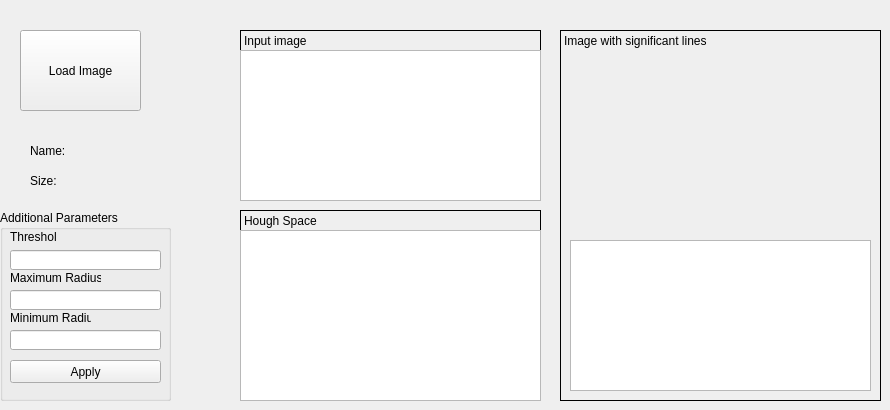
       <widget class="QWidget" name="tab_circles">
        <property name="enabled">
         <bool>true</bool>
        </property>
        <attribute name="title">
         <string>Circles</string>
        </attribute>
        <widget class="QPushButton" name="pushButton_circles_load">
         <property name="geometry">
          <rect>
           <x>20</x>
           <y>30</y>
           <width>121</width>
           <height>81</height>
          </rect>
         </property>
         <property name="text">
          <string>Load Image</string>
         </property>
        </widget>
        <widget class="QLabel" name="label_circles_input">
         <property name="geometry">
          <rect>
           <x>240</x>
           <y>30</y>
           <width>301</width>
           <height>171</height>
          </rect>
         </property>
         <property name="frameShape">
          <enum>QFrame::Box</enum>
         </property>
         <property name="text">
          <string>Input image</string>
         </property>
         <property name="alignment">
          <set>Qt::AlignLeading|Qt::AlignLeft|Qt::AlignTop</set>
         </property>
        </widget>
        <widget class="QLabel" name="label_circles_hough">
         <property name="geometry">
          <rect>
           <x>240</x>
           <y>210</y>
           <width>301</width>
           <height>191</height>
          </rect>
         </property>
         <property name="frameShape">
          <enum>QFrame::Box</enum>
         </property>
         <property name="text">
          <string>Hough Space</string>
         </property>
         <property name="textFormat">
          <enum>Qt::PlainText</enum>
         </property>
         <property name="alignment">
          <set>Qt::AlignLeading|Qt::AlignLeft|Qt::AlignTop</set>
         </property>
        </widget>
        <widget class="QLabel" name="label_6">
         <property name="geometry">
          <rect>
           <x>30</x>
           <y>140</y>
           <width>71</width>
           <height>21</height>
          </rect>
         </property>
         <property name="text">
          <string>Name:</string>
         </property>
        </widget>
        <widget class="QLabel" name="label_7">
         <property name="geometry">
          <rect>
           <x>30</x>
           <y>170</y>
           <width>71</width>
           <height>21</height>
          </rect>
         </property>
         <property name="text">
          <string>Size:</string>
         </property>
        </widget>
        <widget class="QLabel" name="label_circles_output">
         <property name="geometry">
          <rect>
           <x>560</x>
           <y>30</y>
           <width>321</width>
           <height>371</height>
          </rect>
         </property>
         <property name="frameShape">
          <enum>QFrame::Box</enum>
         </property>
         <property name="text">
          <string>Image with significant lines</string>
         </property>
         <property name="alignment">
          <set>Qt::AlignLeading|Qt::AlignLeft|Qt::AlignTop</set>
         </property>
        </widget>
        <widget class="QLabel" name="label_20">
         <property name="geometry">
          <rect>
           <x>90</x>
           <y>170</y>
           <width>71</width>
           <height>21</height>
          </rect>
         </property>
         <property name="text">
          <string/>
         </property>
        </widget>
        <widget class="QLabel" name="label_21">
         <property name="geometry">
          <rect>
           <x>90</x>
           <y>140</y>
           <width>71</width>
           <height>21</height>
          </rect>
         </property>
         <property name="text">
          <string/>
         </property>
        </widget>
        <widget class="ImageView" name="graphicsView_8">
         <property name="geometry">
          <rect>
           <x>240</x>
           <y>50</y>
           <width>301</width>
           <height>151</height>
          </rect>
         </property>
        </widget>
        <widget class="ImageView" name="graphicsView_9">
         <property name="geometry">
          <rect>
           <x>570</x>
           <y>240</y>
           <width>301</width>
           <height>151</height>
          </rect>
         </property>
        </widget>
        <widget class="ImageView" name="graphicsView_10">
         <property name="geometry">
          <rect>
           <x>240</x>
           <y>230</y>
           <width>301</width>
           <height>171</height>
          </rect>
         </property>
        </widget>
        <widget class="QLabel" name="label_22">
         <property name="geometry">
          <rect>
           <x>570</x>
           <y>50</y>
           <width>301</width>
           <height>151</height>
          </rect>
         </property>
         <property name="text">
          <string/>
         </property>
        </widget>
        <widget class="QGroupBox" name="groupBox_3">
         <property name="geometry">
          <rect>
           <x>0</x>
           <y>210</y>
           <width>171</width>
           <height>191</height>
          </rect>
         </property>
         <property name="title">
          <string>Additional Parameters</string>
         </property>
         <widget class="QLabel" name="label_26">
          <property name="geometry">
           <rect>
            <x>10</x>
            <y>20</y>
            <width>47</width>
            <height>13</height>
           </rect>
          </property>
          <property name="text">
           <string>Threshold</string>
          </property>
         </widget>
         <widget class="QLabel" name="label_27">
          <property name="geometry">
           <rect>
            <x>10</x>
            <y>60</y>
            <width>91</width>
            <height>16</height>
           </rect>
          </property>
          <property name="text">
           <string>Maximum Radius</string>
          </property>
         </widget>
         <widget class="QLineEdit" name="lineEdit_3">
          <property name="geometry">
           <rect>
            <x>10</x>
            <y>40</y>
            <width>151</width>
            <height>20</height>
           </rect>
          </property>
         </widget>
         <widget class="QLineEdit" name="lineEdit_4">
          <property name="geometry">
           <rect>
            <x>10</x>
            <y>80</y>
            <width>151</width>
            <height>20</height>
           </rect>
          </property>
         </widget>
         <widget class="QPushButton" name="pushButton_Detect_Circles">
          <property name="geometry">
           <rect>
            <x>10</x>
            <y>150</y>
            <width>151</width>
            <height>23</height>
           </rect>
          </property>
          <property name="text">
           <string>Apply</string>
          </property>
         </widget>
         <widget class="QLineEdit" name="lineEdit_5">
          <property name="geometry">
           <rect>
            <x>10</x>
            <y>120</y>
            <width>151</width>
            <height>20</height>
           </rect>
          </property>
         </widget>
         <widget class="QLabel" name="label_29">
          <property name="geometry">
           <rect>
            <x>10</x>
            <y>100</y>
            <width>81</width>
            <height>16</height>
           </rect>
          </property>
          <property name="text">
           <string>Minimum Radius</string>
          </property>
         </widget>
        </widget>
       </widget>
